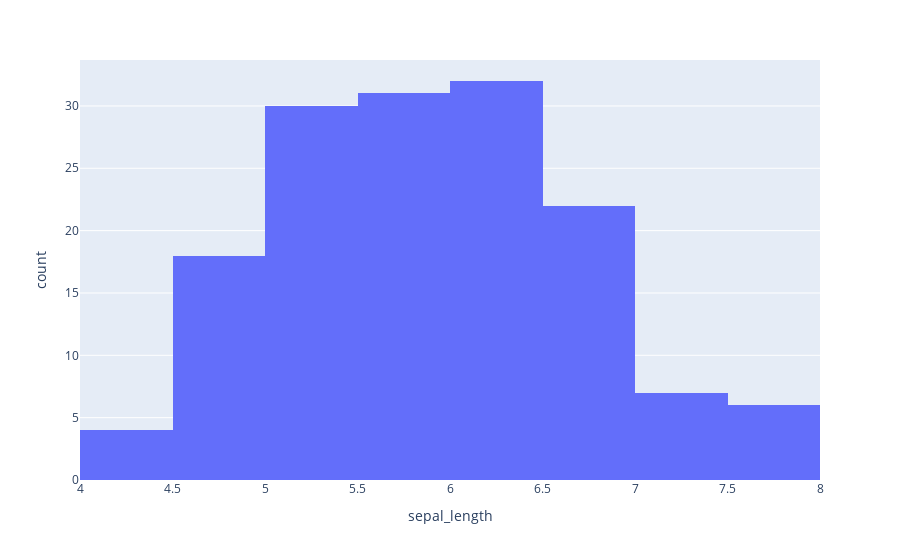
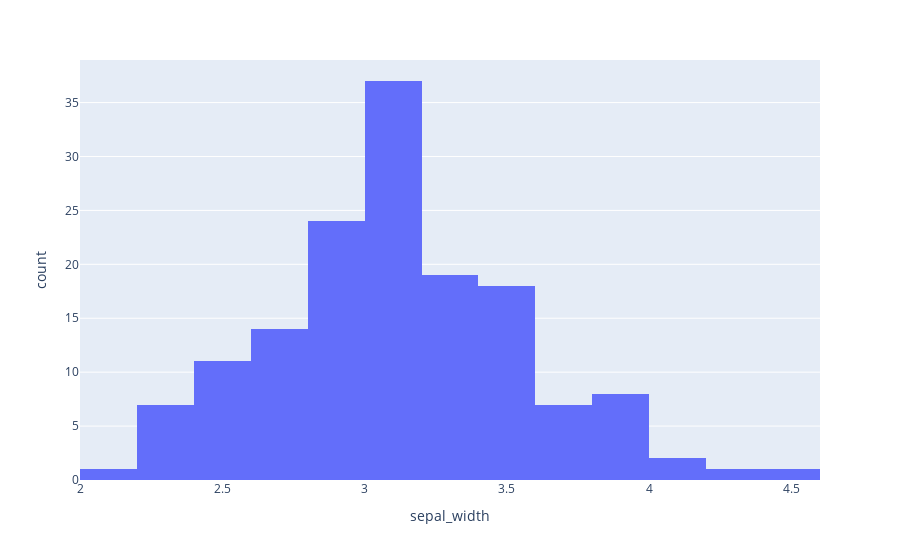
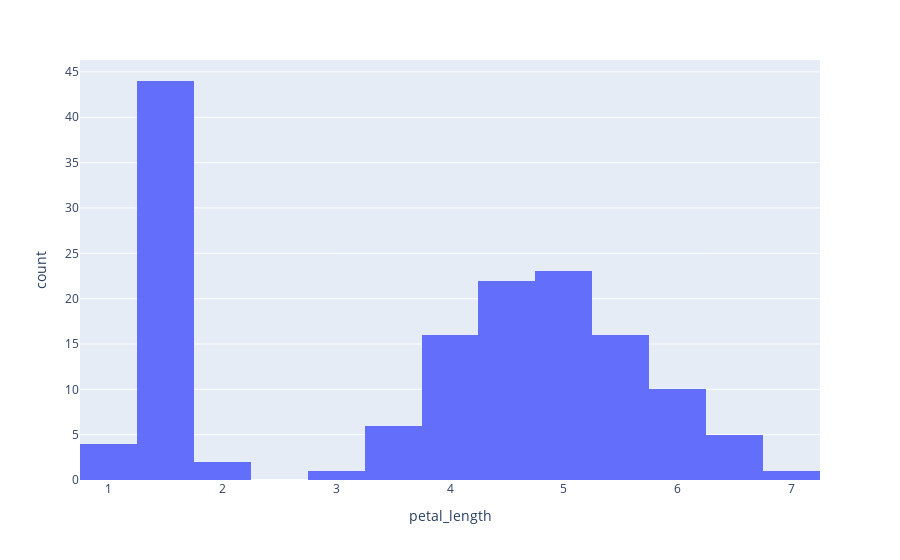
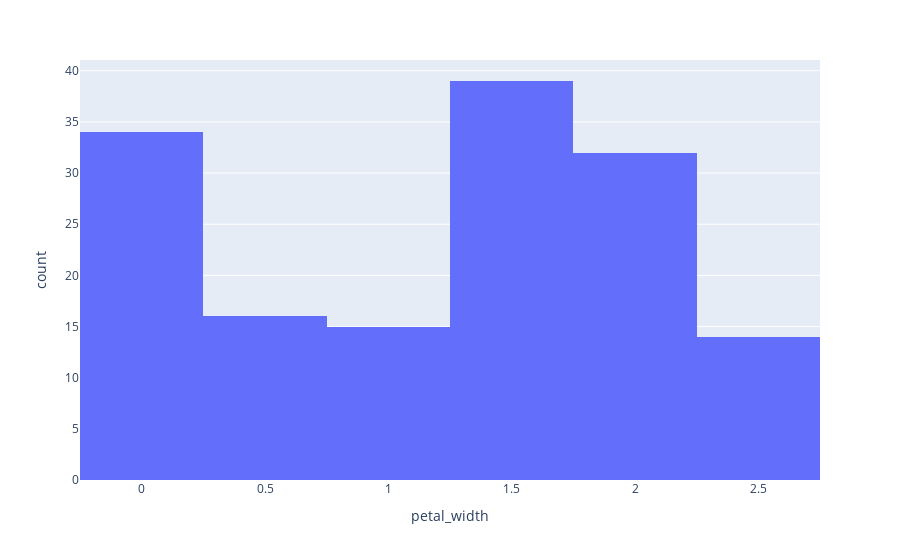

Notebook code for these charts, in order:
### Markdown cell above
## Plotly-Express

### Code cell
for field in df:
    px.histogram(data_frame = df,
                 x = field).show()

### Figure 1 — Plotly figure (JSON) as saved in the notebook; plotly's stock layout.template omitted (floating-point values rounded to 4 significant figures; data arrays with more than 128 entries replaced by an {"elided": "..."} marker saying what was removed)
{"data": [{"alignmentgroup": "True", "bingroup": "x", "hovertemplate": "sepal_length=%{x}<br>count=%{y}<extra></extra>", "legendgroup": "", "marker": {"color": "#636efa", "pattern": {"shape": ""}}, "name": "", "offsetgroup": "", "orientation": "v", "showlegend": false, "type": "histogram", "x": {"elided": "150 float values"}, "xaxis": "x", "yaxis": "y"}], "layout": {"barmode": "relative", "legend": {"tracegroupgap": 0}, "margin": {"t": 60}, "xaxis": {"anchor": "y", "domain": [0, 1], "title": {"text": "sepal_length"}}, "yaxis": {"anchor": "x", "domain": [0, 1], "title": {"text": "count"}}}}

### Figure 2 — Plotly figure (JSON) as saved in the notebook; plotly's stock layout.template omitted (floating-point values rounded to 4 significant figures; data arrays with more than 128 entries replaced by an {"elided": "..."} marker saying what was removed)
{"data": [{"alignmentgroup": "True", "bingroup": "x", "hovertemplate": "sepal_width=%{x}<br>count=%{y}<extra></extra>", "legendgroup": "", "marker": {"color": "#636efa", "pattern": {"shape": ""}}, "name": "", "offsetgroup": "", "orientation": "v", "showlegend": false, "type": "histogram", "x": {"elided": "150 float values"}, "xaxis": "x", "yaxis": "y"}], "layout": {"barmode": "relative", "legend": {"tracegroupgap": 0}, "margin": {"t": 60}, "xaxis": {"anchor": "y", "domain": [0, 1], "title": {"text": "sepal_width"}}, "yaxis": {"anchor": "x", "domain": [0, 1], "title": {"text": "count"}}}}

### Figure 3 — Plotly figure (JSON) as saved in the notebook; plotly's stock layout.template omitted (floating-point values rounded to 4 significant figures; data arrays with more than 128 entries replaced by an {"elided": "..."} marker saying what was removed)
{"data": [{"alignmentgroup": "True", "bingroup": "x", "hovertemplate": "petal_length=%{x}<br>count=%{y}<extra></extra>", "legendgroup": "", "marker": {"color": "#636efa", "pattern": {"shape": ""}}, "name": "", "offsetgroup": "", "orientation": "v", "showlegend": false, "type": "histogram", "x": {"elided": "150 float values"}, "xaxis": "x", "yaxis": "y"}], "layout": {"barmode": "relative", "legend": {"tracegroupgap": 0}, "margin": {"t": 60}, "xaxis": {"anchor": "y", "domain": [0, 1], "title": {"text": "petal_length"}}, "yaxis": {"anchor": "x", "domain": [0, 1], "title": {"text": "count"}}}}

### Figure 4 — Plotly figure (JSON) as saved in the notebook; plotly's stock layout.template omitted (floating-point values rounded to 4 significant figures; data arrays with more than 128 entries replaced by an {"elided": "..."} marker saying what was removed)
{"data": [{"alignmentgroup": "True", "bingroup": "x", "hovertemplate": "petal_width=%{x}<br>count=%{y}<extra></extra>", "legendgroup": "", "marker": {"color": "#636efa", "pattern": {"shape": ""}}, "name": "", "offsetgroup": "", "orientation": "v", "showlegend": false, "type": "histogram", "x": {"elided": "150 float values"}, "xaxis": "x", "yaxis": "y"}], "layout": {"barmode": "relative", "legend": {"tracegroupgap": 0}, "margin": {"t": 60}, "xaxis": {"anchor": "y", "domain": [0, 1], "title": {"text": "petal_width"}}, "yaxis": {"anchor": "x", "domain": [0, 1], "title": {"text": "count"}}}}
